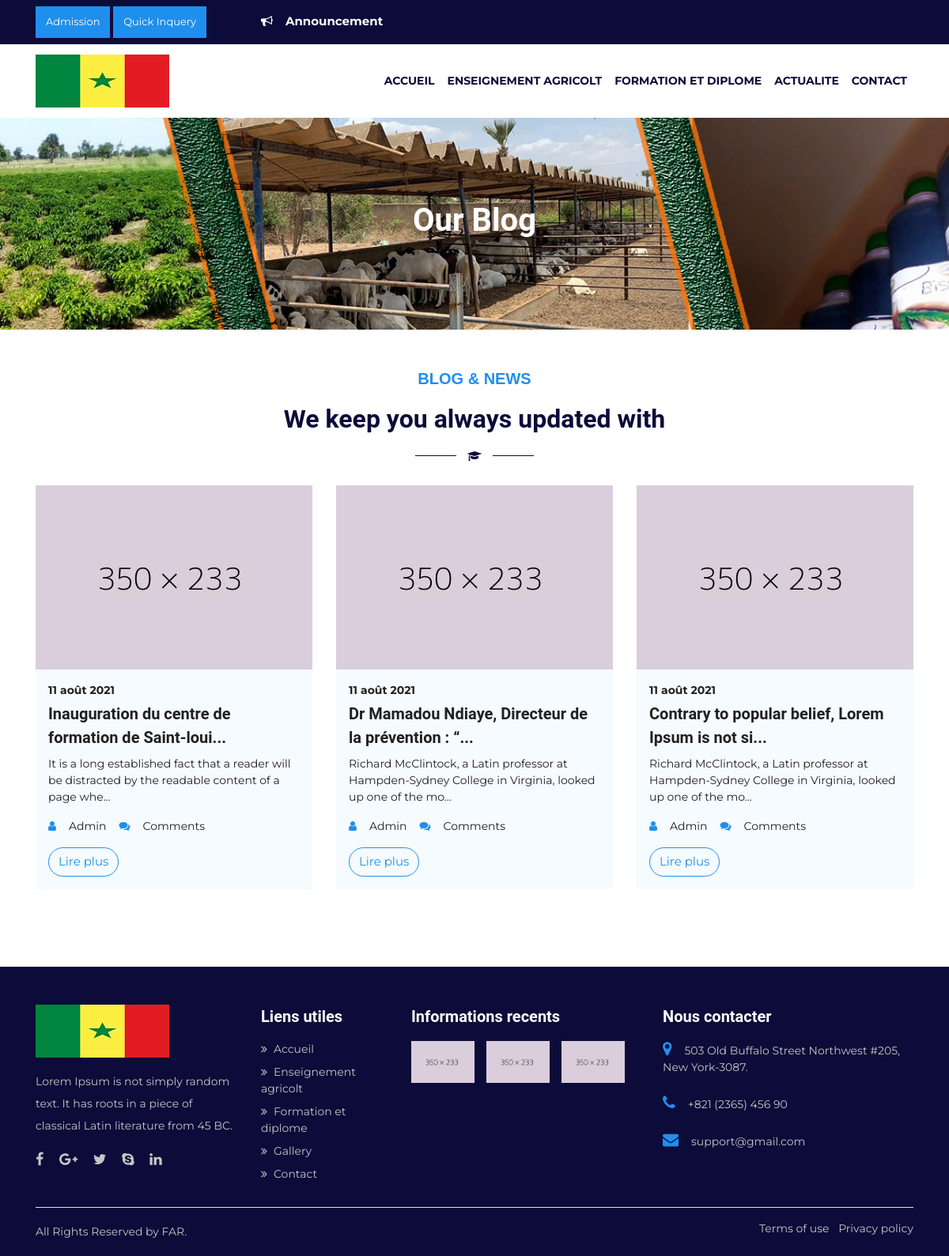
Page /actualite on the committed database.
### app/models.py (models this page shows, shortened)
class Article(models.Model):
    titre=models.CharField(max_length=500,blank=True,null=True)
    contenu=models.TextField(blank=True,null=True)
    tags=models.CharField(max_length=500,blank=True,null=True)
    img_article = models.FileField(upload_to='imgArticle/')
    created_at=models.DateTimeField(auto_now_add=True,null=True)
    update_at=models.DateTimeField(auto_now=True,null=True)

### app/views.py (the view)
# urls.py: path('actualite', views.actualite,name='actualite'),
def actualite(request):
    articles=Article.objects.all()
    return render(request,'actualite.html',{'articles':articles,'articles_recents':articles_recents,})

### templates/actualite.html
{% extends 'base.html' %}
{% block content %}
{% load i18n %}
 <section class="inner-banner">
    <h1 class="font-weight-bold text-center">Our Blog</h1>
</section>
<section class="blog-block">
    <div class="container">
        <div class="sec-title text-center mb-3" data-aos="fade-up" data-aos-duration="1000">
            <span class="title">BLOG & NEWS</span>
            <h2>We keep you always updated with</h2>
            <div class="divider">
                <span class="fa fa-mortar-board"></span>
            </div>
        </div>
        <div class="row">
            {% for article in articles %}
            <div class="col-lg-4 col-md-6 mb-5">
                <div class="post" data-aos="fade-up" data-aos-duration="1000">
                    <img class="img-fluid" src="media/{{article.img_article}}" alt="Blog">
                    <div class="post_inner p-3">
                        <p class="mb-1 font-weight-bold">{% language 'fr' %} {{article.created_at|date:'d F Y'}} {% endlanguage %}</p>
                        <h5 class="font-weight-bold" >{{article.titre|make_list|slice:":49"|join:''}}...</h5>
                        <p>{{ article.contenu|make_list|slice:":100"|join:''}}...</p>
                        <div class="comment d-flex">
                            <span class="mr-3"><i class="fa fa-user mr-3 color-orange"></i>Admin</span>
                            <span class="mr-3"><i class="fa fa-comments mr-3 color-orange"></i>Comments</span>
                        </div>
                        <a class="btn color-orange read-more mt-3" href="{% url 'detailsActualite' id=article.id %}">Lire plus</a>
                    </div>
                </div>
            </div>
            {% endfor %}
        </div>
    </div>
</section>
{% endblock %}

### templates/base.html (shortened to what this page needs)
<!DOCTYPE html>
<html lang="en">
    {% load static %}
<head>
    <link rel="stylesheet" href="{% static 'assets/css/bootstrap.min.css'%}">
    <link rel="stylesheet" href="https://stackpath.bootstrapcdn.com/font-awesome/4.7.0/css/font-awesome.min.css">
    <link rel="stylesheet" type="text/css" href="{% static 'assets/css/slick.css'%}"/>
    <link rel="stylesheet" type="text/css" href="{% static 'assets/css/slick-theme.css'%}"/>
    <link rel="stylesheet" href="{% static 'assets/css/animate.min.css'%}">
    <link rel="stylesheet" href="{% static 'assets/css/aos.css'%}"/>
    <link rel="stylesheet" href="{% static 'assets/css/jquery.fancybox.min.css'%}"/>
    <link rel="stylesheet" href="{% static 'assets/css/themify-icons.css'%}">
    <link rel="stylesheet" href="{% static 'assets/css/style.css'%}">
    <link rel="stylesheet" href="https://unpkg.com/leaflet@1.7.1/dist/leaflet.css"
/>
    <link rel="stylesheet" href="https://unpkg.com/leaflet.markercluster@1.3.0/dist/MarkerCluster.css" />
    <link rel="stylesheet" href="https://unpkg.com/leaflet.markercluster@1.3.0/dist/MarkerCluster.Default.css" />
</head>
<body>
<div class="page-wrapper" id="page-wrapper">
    <header class="top-header py-2">
        <div class="container">
            <div class="row align-content-center">
                <div class="col-xl-3 col-lg-4 col-md-12 text-left top-btn">
                    <button type="button" class="btn theme-orange">Admission</button>
                    <button type="button" class="btn theme-orange">Quick Inquery</button>
                </div>
                <div class="col-xl-2 col-lg-3 col-md-4 py-2 font-weight-bold f-15 announcement">
                    <i class="fa fa-bullhorn mr-3"></i><span>Announcement</span>
                </div>
                <div class="col-xl-7 col-lg-5 col-md-8">
                    <p class="marquee"><span>
                        who owns one Gannett get me rewrite project thunderdome.</span>
                    </p>
                </div>
            </div>
        </div>
    </header>
    <header class="main-header" id="header">
        <div class="container">
            <nav class="navbar navbar-expand-lg navbar-dark">
                <a class="navbar-brand" href="{% url 'accueil'%}">
                    <img src="{% static 'assets/mesimages/drapeau_senegal.jpg'%}" class="img-fluid" alt="FAR">
                </a>
                <div class="collapse navbar-collapse justify-content-end" id="collapsibleNavbar">
                    <ul class="navbar-nav">
                        <li class="nav-item">
                            <a class="nav-link" href="{% url 'accueil'%}">Accueil</a>
                        </li>
                        <li class="nav-item">
                            <a class="nav-link" href="{% url 'formationAgricolt'%}">Enseignement agricolt</a>
                        </li>
                        <li class="nav-item">
                            <a class="nav-link" href="{% url 'formationDiplome' %}">Formation et diplome</a>
                        </li>
                        <li class="nav-item">
                            <a class="nav-link" href="{% url 'actualite' %}">Actualite</a>
                        </li>
                        <li class="nav-item">
                            <a class="nav-link" href="contact.html">Contact</a>
                        </li>
                    </ul>
                </div>
            </nav>
        </div>
    </header>
  {% block content %}
  {% endblock %}
<footer class="theme-blue">
    <div class="container">
        <div class="footer-top border-bottom pt-5">
            <div class="row">
                <div class="col-lg-3 col-md-6" data-aos="fade-in" data-aos-duration="1050">
                    <a href="{% url 'accueil' %}"><img src="{% static 'assets/mesimages/drapeau_senegal.jpg'%}" class="img-fluid mb-3" alt="FAR"></a>
                    <p>Lorem Ipsum is not simply random text. It has roots in a piece of classical Latin literature from 45 BC.</p>
                    <ul class="social-icon">
                        <li><a href="javascript:"><i class="fa fa-facebook-f"></i></a></li>
                        <li><a href="javascript:"><i class="fa fa-google-plus"></i></a></li>
                        <li><a href="javascript:"><i class="fa fa-twitter"></i></a></li>
                        <li><a href="javascript:"><i class="fa fa-skype"></i></a></li>
                        <li><a href="javascript:"><i class="fa fa-linkedin"></i></a></li>
                    </ul>
                </div>
                <div class="col-lg-2 col-md-6" data-aos="fade-in" data-aos-duration="550">
                    <h5 class="font-weight-bold mb-3">Liens utiles</h5>
                    <ul>
                        <li><a href="index.html"><i class="fa fa-angle-double-right mr-2"></i>Accueil</a></li>
                        <li><a href="about.html"><i class="fa fa-angle-double-right mr-2"></i>Enseignement agricolt</a></li>
                        <li><a href="student.html"><i class="fa fa-angle-double-right mr-2"></i>Formation et diplome</a></li>
                        <li><a href="faculties.html"><i class="fa fa-angle-double-right mr-2"></i>Gallery</a></li>
                        <li><a href="contact.html"><i class="fa fa-angle-double-right mr-2"></i>Contact</a></li>
                    </ul>
                </div>
                <div class="col-lg-3 col-md-6 mb-md-5 mb-4" data-aos="fade-in" data-aos-duration="1050">
                    <h5 class="font-weight-bold mb-3">Informations recents</h5>
                    <div class="row">
                        {% for article_recent in articles_recents %}
                            <div class="col-md-4 col-sm-2 col-2 mb-2 pr-0">
                                <img src="../media/{{article_recent.img_article}}" class="img-fluid" alt="Gallery">
                            </div>
                        {% endfor %}
                    </div>
                </div>
                <div class="col-lg-4 col-md-6 pl-lg-5  mb-md-5" data-aos="fade-in" data-aos-duration="1050">
                    <h5 class="font-weight-bold mb-3">Nous contacter</h5>
                    <ul class="address-icon">
                        <li class="mb-3"><i class="fa fa-map-marker mr-3 color-orange"></i>503 Old Buffalo Street
                            Northwest #205, New York-3087.</li>
                        <li class="mb-3"><i class="fa fa-phone mr-3 color-orange"></i>+821 (2365) 456 90</li>
                        <li class="mb-3"><i class="fa fa-envelope color-orange mr-3"></i>support@gmail.com</li>
                    </ul>
                </div>
            </div>
        </div>
        <div class="bottom-footer py-3 d-flex justify-content-between">
            <p class="mb-0">All Rights Reserved by FAR.</p>
            <ul class="list-inline mb-0">
                <li class="list-inline-item"><a href="javascript:">Terms of use</a></li>
                <li class="list-inline-item"><a href="javascript:">Privacy policy</a></li>
            </ul>
        </div>
    </div>
</footer>
</div>
</body>
</html>

### static/assets/css/style.css (style rules this page uses)
html, body { position: relative; height: 100%; }
body { font-family: 'Montserrat', sans-serif; font-size: 14px; color: #211f1f; margin: 0; padding: 0; background: white; }
h1, h2, h3, h4, h5, h6 { font-family: 'Roboto', sans-serif; line-height: 1.5; font-weight: 400; }
a { text-decoration: none; color: unset; }
.theme-orange { background: #1f8fed; color: white; }
.theme-blue { background: #0c0b39; color: white; }
.color-orange { color: #1f8fed; }
.f-15 { font-size: 15px; }
.btn { border-radius: unset; }
.counter-section, .target, .our-team, .online-course, .search-course, .event-listing, .event-gallery, .blog, .blog-detail, .aboutus, .abt-counter, .timeline, .result, .result-list, .student, .faculties, .course, .blog-block, .contact-section { padding: 50px 0; }
.sec-title .title { position: relative; display: block; font-size: 20px; line-height: 1.2em; color: #1f8fed; font-weight: 600; margin-bottom: 20px; text-transform: uppercase; font-family: "Raleway", sans-serif; }
.sec-title h2 { position: relative; display: block; line-height: 1.2em; color: #0c0b39; font-weight: 700; }
.sec-title .divider { position: relative; display: inline-block; margin: 10px 0; width: 150px; text-align: center; }
.sec-title .divider:before, .sec-title .divider:after { position: absolute; left: 0; top: 9px; height: 1px; width: 52px; background-color: #0c0b39; content: ""; }
.sec-title .divider:after { left: auto; right: 0; }
.divider .fa { color: #0c0b39; }
.top-header { background-color: #0c0b39; color: white; }
.top-header .btn { border-radius: unset; font-size: 13px; }
.marquee { padding: 10px 0 0; }
.marquee { margin: 0 auto; white-space: nowrap; overflow: hidden; box-sizing: border-box; }
.marquee span { display: inline-block; padding-left: 100%; text-indent: 0; animation: marquee 15s linear infinite; }
nav { padding: 0.5rem 0 !important; }
.navbar-nav .nav-link { color: #0c0b39; font-size: 14px; font-weight: 700; text-transform: uppercase; }
.navbar-nav .nav-item .nav-link { text-decoration: none; -webkit-background-clip: text; -webkit-text-fill-color: transparent; background-image: -webkit-linear-gradient( to right, #1f8fed, #1f8fed 50%, #0c0b39 50% ); background-image: -moz-linear-gradient( to right, #1f8fed, #1f8fed 50%, #0c0b39 50% ); background-image: -ms-linear-gradient( to right, #1f8fed, #1f8fed 50%, #0c0b39 50% ); background-image: -o-linear-gradient( to right, #1f8fed, #1f8fed 50%, #0c0b39 50% ); background-image: linear-gradient( to right, #1f8fed, #1f8fed 50%, #0c0b39 50% ); background-size: 200% 100%; background-position: 100%; }
.top-header .btn { padding: .575rem .75rem; }
.read-more { border: 1px solid #1f8fed; border-radius: 22px; font-size: 15px; }
.post_inner { background: #f5fbff; }
.post { transition: all 0.3s; -webkit-transition: all 0.3s; -moz-transition: all 0.3s; -ms-transition: all 0.3s; -o-transition: all 0.3s; }
.post img { height: 233px; object-fit: cover; width: 100%; }
footer p { color: #c5c5c5; line-height: 2; }
footer ul { list-style: none; padding-left: 0; color: #c5c5c5; }
footer ul li { padding-bottom: 0.5rem; }
.address-icon .fa { font-size: 20px; }
.social-icon li { display: inline-block; margin-right: 1rem; font-size: 18px; }
.inner-banner { padding: 100px 0; background: url("../mesimages/banieret.jpg"); background-position: top; background-size: cover; position: relative; color: white; }
.blog-block { position: relative; padding: 50px 0; }

### rows in the picture
Article: img_article (picture), created_at "11 août 2021", titre|make_list "Inauguration du centre de formation de Saint-loui", contenu|make_list "It is a long established fact that a reader will be distracted by the readable content of a page whe"
Article: img_article (picture), created_at "11 août 2021", titre|make_list "Dr Mamadou Ndiaye, Directeur de la prévention : “", contenu|make_list "Richard McClintock, a Latin professor at Hampden-Sydney College in Virginia, looked up one of the mo"
Article: img_article (picture), created_at "11 août 2021", titre|make_list "Contrary to popular belief, Lorem Ipsum is not si", contenu|make_list "Richard McClintock, a Latin professor at Hampden-Sydney College in Virginia, looked up one of the mo"
